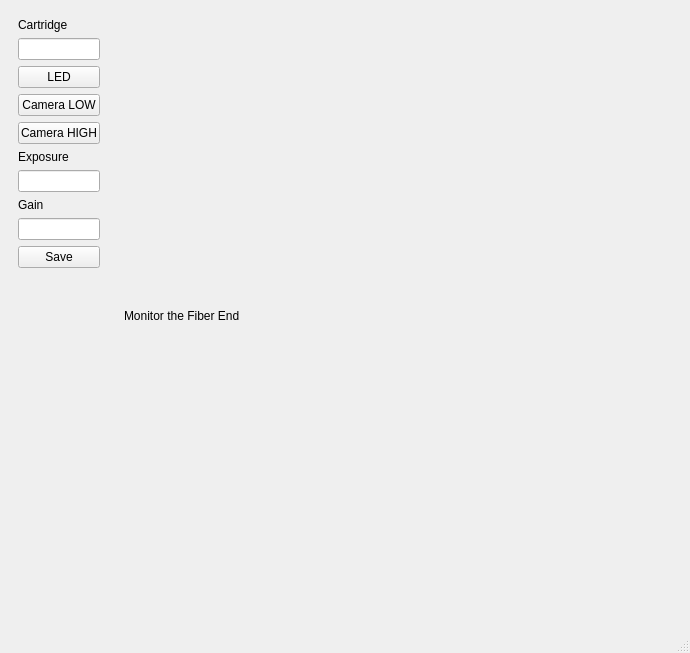
<?xml version="1.0" encoding="UTF-8"?>
<ui version="4.0">
 <class>MainWindow</class>
 <widget class="QMainWindow" name="MainWindow">
  <property name="geometry">
   <rect>
    <x>0</x>
    <y>0</y>
    <width>690</width>
    <height>653</height>
   </rect>
  </property>
  <property name="windowTitle">
   <string>Dispertech - Fiber Alignment</string>
  </property>
  <widget class="QWidget" name="centralwidget">
   <layout class="QHBoxLayout" name="horizontalLayout">
    <item>
     <widget class="QWidget" name="widget" native="true">
      <property name="maximumSize">
       <size>
        <width>100</width>
        <height>16777215</height>
       </size>
      </property>
      <layout class="QVBoxLayout" name="verticalLayout_3">
       <item>
        <widget class="QLabel" name="label_4">
         <property name="text">
          <string>Cartridge</string>
         </property>
        </widget>
       </item>
       <item>
        <widget class="QLineEdit" name="cartridge_line"/>
       </item>
       <item>
        <widget class="QPushButton" name="button_fiber_led">
         <property name="text">
          <string>LED</string>
         </property>
        </widget>
       </item>
       <item>
        <widget class="QPushButton" name="button_camera_low">
         <property name="text">
          <string>Camera LOW</string>
         </property>
        </widget>
       </item>
       <item>
        <widget class="QPushButton" name="button_camera_high">
         <property name="text">
          <string>Camera HIGH</string>
         </property>
        </widget>
       </item>
       <item>
        <widget class="QLabel" name="label_2">
         <property name="text">
          <string>Exposure</string>
         </property>
        </widget>
       </item>
       <item>
        <widget class="QLineEdit" name="camera_exposure_line"/>
       </item>
       <item>
        <widget class="QLabel" name="label_3">
         <property name="text">
          <string>Gain</string>
         </property>
        </widget>
       </item>
       <item>
        <widget class="QLineEdit" name="camera_gain_line"/>
       </item>
       <item>
        <widget class="QPushButton" name="save_button">
         <property name="text">
          <string>Save</string>
         </property>
        </widget>
       </item>
       <item>
        <spacer name="verticalSpacer">
         <property name="orientation">
          <enum>Qt::Vertical</enum>
         </property>
         <property name="sizeHint" stdset="0">
          <size>
           <width>20</width>
           <height>40</height>
          </size>
         </property>
        </spacer>
       </item>
      </layout>
     </widget>
    </item>
    <item>
     <widget class="QWidget" name="camera_widget" native="true">
      <property name="sizePolicy">
       <sizepolicy hsizetype="Preferred" vsizetype="Preferred">
        <horstretch>0</horstretch>
        <verstretch>0</verstretch>
       </sizepolicy>
      </property>
      <layout class="QVBoxLayout" name="verticalLayout_4">
       <item>
        <widget class="QLabel" name="label">
         <property name="text">
          <string>Monitor the Fiber End</string>
         </property>
        </widget>
       </item>
      </layout>
     </widget>
    </item>
   </layout>
  </widget>
  <widget class="QStatusBar" name="statusbar"/>
  <action name="action_move_up">
   <property name="text">
    <string>Move Up</string>
   </property>
   <property name="toolTip">
    <string>Move mirror up</string>
   </property>
   <property name="shortcut">
    <string>Up</string>
   </property>
  </action>
  <action name="action_move_down">
   <property name="text">
    <string>Move Down</string>
   </property>
   <property name="shortcut">
    <string>Down</string>
   </property>
  </action>
  <action name="action_move_left">
   <property name="text">
    <string>Move Left</string>
   </property>
   <property name="shortcut">
    <string>Left</string>
   </property>
  </action>
  <action name="action_move_right">
   <property name="text">
    <string>Move Rigth</string>
   </property>
   <property name="shortcut">
    <string>Right</string>
   </property>
  </action>
 </widget>
 <resources>
  <include location="resources.qrc"/>
 </resources>
 <connections/>
</ui>
